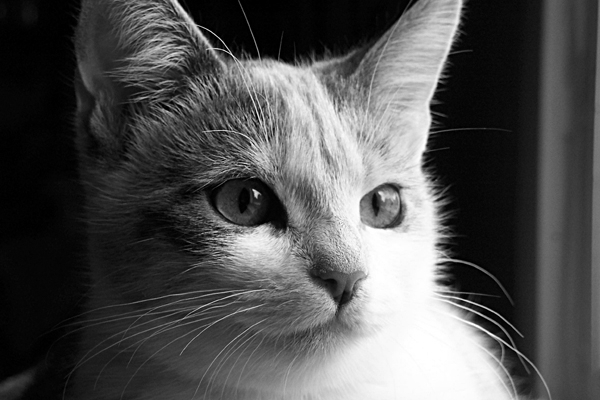
#> input picture smai/guassian_blur/cat.jpg, 600 x 400 px
$ python guassian_blur_grayscale.py   (Python 2 division)
#> lines starting #> are read from the running program, lines starting #| are printed output that depends on the picture
import Image
import numpy as np
import math
import sys

def load_image(fileName):
#> called with fileName = 'cat.jpg'
	img=Image.open(fileName)
#> img is the input picture: PIL image 600x400 L; min 0, max 255, mean 81.5
	img.load()
	data=np.asarray(img,dtype="int32")
	return data

def save_image(data,fileName):
	outputFileName=fileName.split(".")[0]+"_blur.jpg"
	img=Image.fromarray(np.asarray(np.clip(data,0,255),dtype="uint8"),"L")
	img.save(outputFileName)

def findGuassianValues(standardDeviation):
#> called with standardDeviation = 3
	x=[0 for i in range(5)]
	y=[0 for i in range(5)]
	for i in range(0,len(x)/2+1):
		guassian=(-1)*(i+1)**2
		guassian=guassian/float(2*standardDeviation**2)
		guassian=math.exp(guassian)
		guassian=guassian/math.sqrt(2.0*math.pi*standardDeviation**2)

		x[len(x)/2-i]=guassian
		x[len(x)/2+i]=guassian
		y[len(y)/2-i]=guassian
		y[len(y)/2+i]=guassian

	return [x,y]

def convolveHorizontal(data,x):
	total=sum(x)
	for j in range(0,len(data)):
		row=data[j]
		#print row
		row_list=[0 for i in range(len(row))]
		for i in range(0,len(row)):
			if i < len(x)/2 or i>len(row)-1 - len(x)/2:
				row_list[i]=row[i]
				continue
			# print row[i-len(x)/2:i+len(x)/2+1]
			row_list[i]=int(np.asscalar(np.correlate(np.array(x),row[i-len(x)/2:i+len(x)/2+1]))/float(total))
		#print row_list
		data[j]=np.array(row_list)

def convolveVertical(data,y):
	total=sum(y)
	data_copy=np.zeros(data.shape)

	columnLength=data.shape[0]
#> columnLength = 400
	for j in range(0,columnLength):
		if j < len(y)/2 or j > columnLength-1-len(y)/2:
			data_copy[j]=data[j]
			continue
		rows=data[j-len(y)/2:j+len(y)/2+1]
		row=np.zeros(rows.shape[1])

		for i in range(0,len(row)):
			mat=[A[i] for A in rows ]
			row[i]=np.asscalar(np.correlate(np.array(y),mat)/float(total))
		data_copy[j]=row
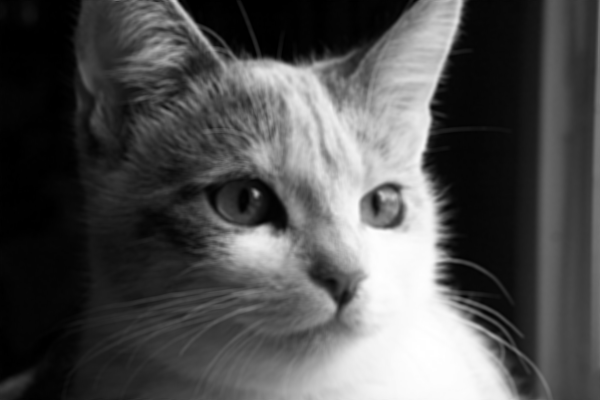
#> data_copy: shape (400, 600) float64; min 0, max 255, mean 81; drawn with min black and max white
	data=data_copy

fileName="cat.jpg"
data=load_image(fileName)
if len(data.shape) > 2 :
	print " error : unable to process colour image "
	sys.exit(1)
standardDeviation=3.0
g_x,g_y=findGuassianValues(standardDeviation)

convolveHorizontal(data,g_x)
convolveVertical(data,g_y)
save_image(data,fileName)
